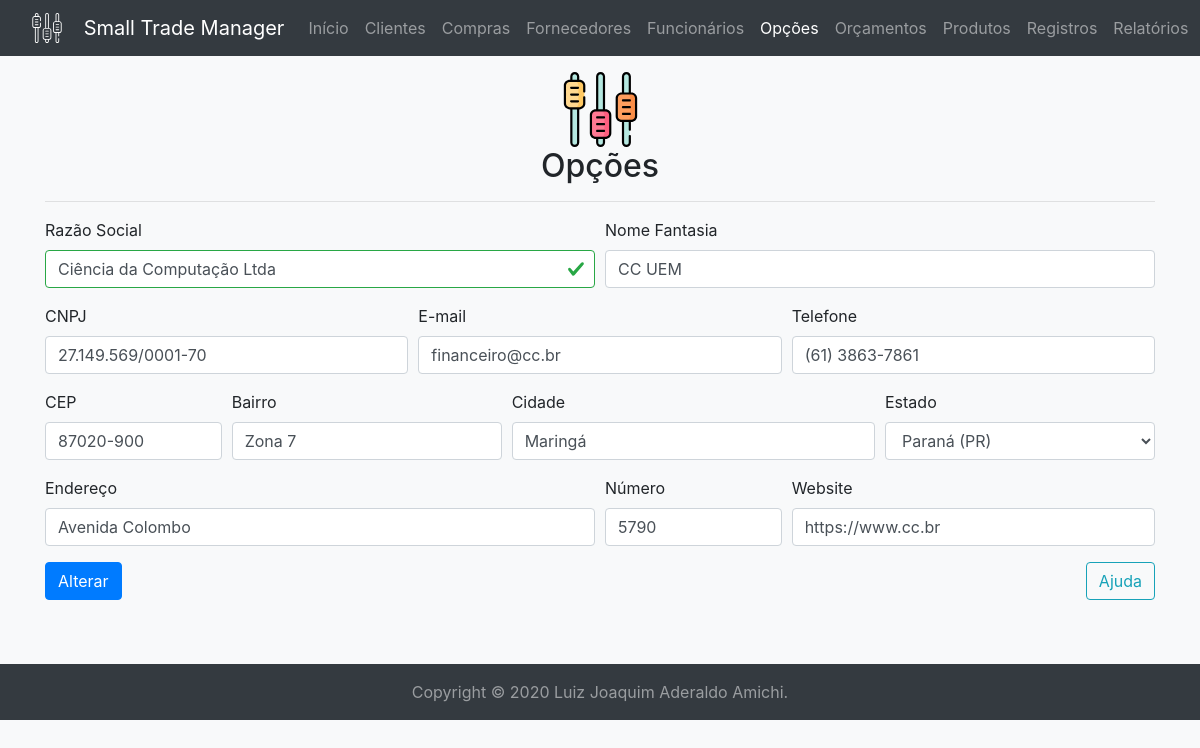
The app's page /setting/ (signed in) with its own data.
### tables this page shows
create table if not exists settings (
	id int unsigned auto_increment not null primary key,
	company_name varchar(32) character set 'utf8' not null,
	fantasy_name varchar(64) character set 'utf8' not null,
	cnpj char(14) character set 'utf8' not null unique,
	postal_code char(8) character set 'utf8' null,
	district varchar(32) character set 'utf8' null,
	city varchar(64) character set 'utf8' not null,
	state char(2) character set 'utf8' not null,
	address varchar(64) character set 'utf8' not null,
	number int unsigned not null,
	email varchar(32) character set 'utf8' null,
	phone char(10) character set 'utf8' not null,
	website varchar(32) character set 'utf8' null
);

### mysql.php (called while the page is built, shortened)
<?php
$db = null;
function execute(string $query, ?object &$record=null): array|bool {
	global $db;
	$operation = strtolower(substr($query, 0, 6));
	$tuple = $record ? convert($record) : $record;
	$connection = $db ?? open();
	$stmt = null;
	if($connection) {
		try {
			if($operation == 'delete') {
				$queries = explode(';', $query);
				foreach($queries as $query) {
					if(!empty($query)) {
						$stmt = $connection->prepare($query);
						$stmt->execute();
					}
				}
			}
			elseif(in_array($operation, ['insert', 'select', 'update'])) {
				$stmt = $connection->prepare($query);
				$stmt->execute($tuple);
			}
			if($operation == 'select') {
				return $stmt->fetchAll(\PDO::FETCH_OBJ);
			}
			elseif(in_array($operation, ['delete', 'insert', 'update'])) {
				if($operation == 'insert' && $record) {
					$record->id = $connection->lastInsertId() ?: ($record->id ?? 0);
				}
				$commit = $connection->commit();
				return (bool) ($operation == 'delete' ? $commit : $stmt->rowCount());
			}
		}
		catch(\PDOException $e) {
			\util\history($e);
			if($operation == 'select') {
				return [];
			}
			elseif(in_array($operation, ['delete', 'insert', 'update'])) {
				$connection->rollBack();
				return false;
			}
		}
		finally {
			$connection = null;
		}
	}
	return false;
}
function open(): ?\PDO {
	global $db;
	if(!$db) {
		try {
			$db = new \PDO('mysql:host=' . MYSQL_HOST . ';dbname=' . MYSQL_SCHEMA, MYSQL_USER, MYSQL_PASSWORD);
			$db->setAttribute(\PDO::ATTR_ERRMODE, \PDO::ERRMODE_EXCEPTION);
			$db->setAttribute(\PDO::ATTR_DEFAULT_FETCH_MODE, \PDO::FETCH_OBJ);
			return $db;
		}
		catch(\PDOException $e) {
			\util\history($e);
			return null;
		}
	}
	return $db;
}

### controllers/setting.php (called while the page is built, shortened)
<?php
require_once __DIR__ . '/../mysql.php';
function formulate(object $tuple): object {
	$tuple->cnpj = isset($tuple->cnpj) ? substr($tuple->cnpj, 0, 2) . '.' . substr($tuple->cnpj, 2, 3) . '.' . substr($tuple->cnpj, 5, 3) . '/' . substr($tuple->cnpj, 8, 4) . '-' . substr($tuple->cnpj, 12, 2) : null;
	$tuple->postal_code = isset($tuple->postal_code) ? substr($tuple->postal_code, 0, 5) . '-' . substr($tuple->postal_code, 5, 3) : null;
	$tuple->phone = isset($tuple->phone) ? '(' . substr($tuple->phone, 0, 2) . ') ' . substr($tuple->phone, 2, 4) . '-' . substr($tuple->phone, 6, 4) : null;
	return $tuple;
}

### templates/other/setting.php (the view, shortened to what this page needs)
	<div class="container mb-5">
		<div class="my-3 text-center">
			<img alt="Opção" class="img-fluid mx-3" height="75" src="<?=BASE_URL?>img/setting-color.svg" width="75"/>
			<h2><?=PAGE_TITLE?></h2>
			<hr/>
		</div>
		<form accept-charset="utf-8" action="<?=BASE_URL . 'action/' . PAGE_NAME?>/manage/" autocomplete="on" class="pb-3" enctype="application/x-www-form-urlencoded" id="manage-setting" method="post" name="update-setting" rel="noopener" target="_self">
			<div class="form-row">
				<div class="col-md-6 form-group">
					<label for="company-name">Razão Social</label>
					<input autofocus class="form-control" form="manage-setting" id="company-name" maxlength="32" minlength="2" name="company-name" placeholder="" required type="text" value="<?=$tuple->company_name?>"/>
				</div>
				<div class="col-md-6 form-group">
					<label for="fantasy-name">Nome Fantasia</label>
					<input class="form-control" form="manage-setting" id="fantasy-name" maxlength="64" minlength="2" name="fantasy-name" placeholder="" required type="text" value="<?=$tuple->fantasy_name?>"/>
				</div>
			</div>
			<div class="form-row">
				<div class="col-md-4 form-group">
					<label for="cnpj">CNPJ</label>
					<input class="form-control" form="manage-setting" id="cnpj" maxlength="18" minlength="18" name="cnpj" pattern="[0-9]{2}.[0-9]{3}.[0-9]{3}/[0-9]{4}-[0-9]{2}" placeholder="" required type="text" value="<?=$tuple->cnpj?>"/>
				</div>
				<div class="col-md-4 form-group">
					<label for="email">E-mail</label>
					<input class="form-control" form="manage-setting" id="email" maxlength="32" minlength="4" name="email" placeholder="Opcional" type="email" value="<?=$tuple->email?>"/>
				</div>
				<div class="col-md-4 form-group">
					<label for="phone">Telefone</label>
					<input class="form-control" form="manage-setting" id="phone" maxlength="14" minlength="14" name="phone" pattern="\([0-9]{2}\)\s[0-9]{4}-[0-9]{4}" placeholder="" required type="tel" value="<?=$tuple->phone?>"/>
				</div>
			</div>
			<div class="form-row">
				<div class="col-md-2 form-group">
					<label for="postal-code">CEP</label>
					<input class="form-control" form="manage-setting" id="postal-code" maxlength="9" minlength="9" name="postal-code" pattern="[0-9]{5}-[0-9]{3}" placeholder="" required type="text" value="<?=$tuple->postal_code?>"/>
				</div>
				<div class="col-md-3 form-group">
					<label for="district">Bairro</label>
					<input class="form-control" form="manage-setting" id="district" maxlength="32" minlength="4" name="district" placeholder="" required type="text" value="<?=$tuple->district?>"/>
				</div>
				<div class="col-md-4 form-group">
					<label for="city">Cidade</label>
					<input class="form-control" form="manage-setting" id="city" maxlength="64" minlength="4" name="city" placeholder="" required type="text" value="<?=$tuple->city?>"/>
				</div>
				<div class="col-md-3 form-group">
					<label for="state">Estado</label>
					<select class="form-control" form="manage-setting" id="state" name="state" required>
						<option <?=$tuple->state == 'PR' ? 'selected' : ''?> value="PR">Paraná (PR)</option>
					</select>
				</div>
			</div>
			<div class="form-row">
				<div class="col-md-6 form-group">
					<label for="address">Endereço</label>
					<input class="form-control" form="manage-setting" id="address" maxlength="64" minlength="4" name="address" placeholder="" required type="text" value="<?=$tuple->address?>"/>
				</div>
				<div class="col-md-2 form-group">
					<label for="number">Número</label>
					<input class="form-control" form="manage-setting" id="number" maxlength="8" minlength="2" name="number" pattern="[0-9]+" placeholder="" required type="text" value="<?=$tuple->number?>"/>
				</div>
				<div class="col-md-4 form-group">
					<label for="website">Website</label>
					<input class="form-control" form="manage-setting" id="website" maxlength="32" minlength="8" name="website" placeholder="Opcional" type="url" value="<?=$tuple->website?>"/>
				</div>
			</div>
			<?php if(!$tuple->company_name || !$tuple->fantasy_name || !$tuple->cnpj || !$tuple->phone || !$tuple->postal_code || !$tuple->district || !$tuple->city || !$tuple->state || !$tuple->address || !$tuple->number): ?>
			<input class="btn btn-primary" form="manage-setting" type="submit" value="Cadastrar"/>
			<input class="btn btn-dark" form="manage-setting" type="reset" value="Limpar"/>
			<?php else: ?>
			<input class="btn btn-primary" form="manage-setting" type="submit" value="Alterar"/>
			<?php endif; ?>
			<button class="btn btn-outline-info float-right" data-target="#help-modal" data-toggle="modal" type="button">Ajuda</button>
		</form>
	</div>
</body>
</html>

### records on screen
settings: company-name "Ciência da Computação Ltda", fantasy-name "CC UEM", cnpj "27.149.569/0001-70", email "financeiro@cc.br", phone "(61) 3863-7861", postal-code "87020-900", district "Zona 7", city "Maringá", state "Paraná (PR)", address "Avenida Colombo", number "5790", website "https://www.cc.br"

### other values on screen
PAGE_TITLE "Opções"
